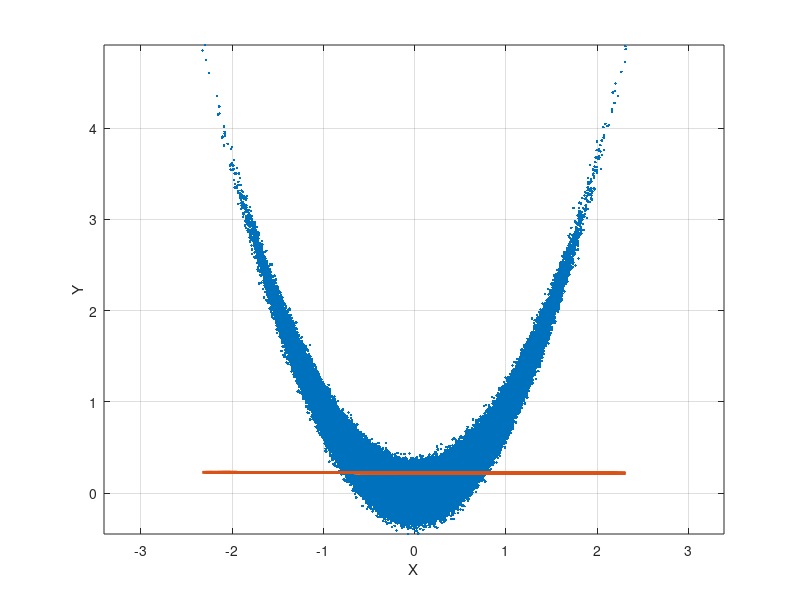

MATLAB code for this plot:
close all

N = 1e6;
x1 = randn(1,N)*.5;
x2 = randn(1,N);
y1 = x1;
y2 = 9/10*x1.^2+1/10*x2;

%% Numerical
E1 = mean(y1);
E2 = mean(y2);
C12 = mean(y1.*y2) - E1*E2;
V1 = var(y1);
V2 = var(y2);
rho = C12/sqrt(V1*V2)
%C12/V1

%% Dependent RV
figure(2)
plot(y1,y2,'.')
axis equal
grid on

hold on
Yh = E2+C12/V1*(y1-E1);
plot(y1,Yh,'LineWidth',2)
xlabel('X')
ylabel('Y')


